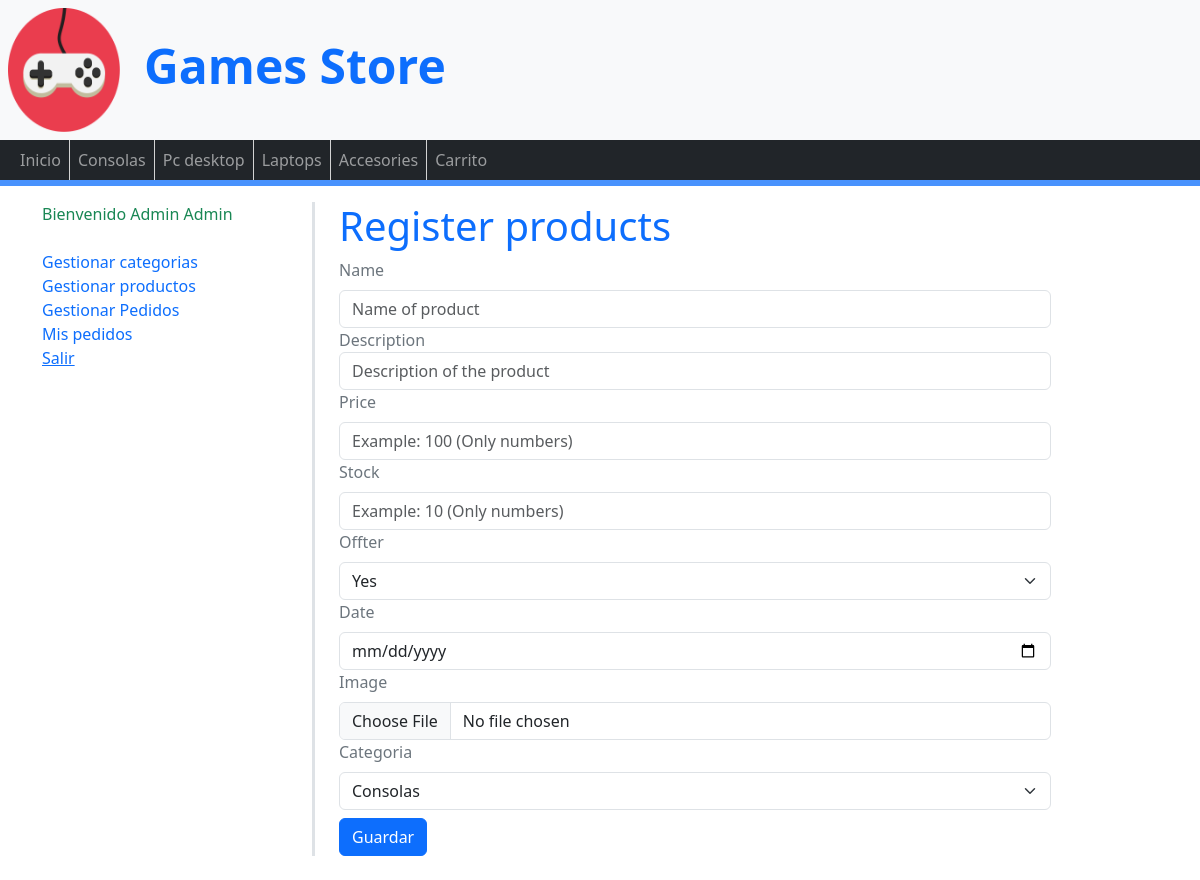
Page /product/create (signed in) on the committed database.
### tables this page shows
CREATE TABLE `categories` (
  `id` int(255) NOT NULL,
  `name` varchar(100) NOT NULL
);

### config/db.php (called while the page is built)
<?php
class Database{
    public static function connect(){
        $db= new mysqli('localhost','root','','store');
        $db->query("SET NAMES 'utf8'");
        return $db;
    }
}

### controllers/CategoryController.php (called while the page is built, shortened)
<?php
require_once 'models/Category.php';
class CategoryController{
    public function categoryInstance(){
        $categories = new Category;
        return $allCategories = $categories->getAll()->fetch_all();
    }
    public function header(){
        $allCategories= CategoryController::categoryInstance();
        require_once 'views/category/list.php';
    }
}

### models/Category.php (called while the page is built, shortened)
<?php
class Category{
    private $db;
    public function __construct()
    {
        $this->db = Database::connect();
    }
    public function getAll(){
        $sql="SELECT *FROM categories;";
        $result = $this->db->query($sql);
        return $result;
    }
}

### controllers/ProductController.php (called while the page is built, shortened)
<?php
class ProductController{
    public function create(){
        require_once 'views/product/create.php';
    }
}

### views/product/create.php (the view, shortened to what this page needs)
<div class="container">
    <h1 class="text-primary">Register products</h1>
    <form action="<?=base_url?>product/save" method="post" enctype="multipart/form-data">
        <label class="text-secondary form-label" for="name">Name</label>
        <input class="form-control" type="text" name="name" id="name" placeholder="Name of product">
        <labe class="text-secondary form-label" for="description">Description</labe>
        <input class="form-control" type="text" name="description" id="description" placeholder="Description of the product">
        <label class="text-secondary form-label" for="price">Price</label>
        <input class="form-control" type="numeric" name="price" id="price" placeholder="Example: 100 (Only numbers)">
        <label class="text-secondary form-label" for="stock">Stock</label>
        <input class="form-control" type="numeric" name="stock" id="stock" placeholder="Example: 10 (Only numbers)">
        <label class="text-secondary form-label" for="offter">Offter</label>
        <select class="form-select" name="offter" id="offter">
            <option value="1">Yes</option>
        </select>
        <label class="text-secondary form-label" for="date">Date</label>
        <input class="form-control" type="date" name="date" id="date" placeholder>
        <label class="text-secondary form-label" for="image">Image</label>
        <input class="form-control" type="file" name="image" id="image" placeholder>
        <label class="text-secondary form-label" for="category">Categoria</label>
        <select class="form-select" name="category" id="category">
          <?php
              $categories= new CategoryController;
              $list= $categories->categoryInstance();
              foreach($list as $value):
          ?>
            <option value="<?php echo $value[0]; ?>"><?=$value[1];?></option>
         <?php endforeach;  ?>
        </select>
        <button class="btn btn-primary mt-2">Guardar</button>
    </form>
</div>

### views/category/list.php
<?php  foreach($allCategories as $element):?>
    <li class="nav-item">
        <a class="nav-link" href="#"><?=$element[1]?></a>
    </li>
<?php endforeach; ?>

### assets/css/custom.css (style rules this page uses)
@media only screen and (min-width: 992px) { .navbar .navbar-nav .nav-item .nav-link { padding: 0 0.5em; line-height: 40px; } }
@media only screen and (min-width: 992px) { .navbar .navbar-nav .nav-item:not(:last-child) .nav-link { border-right: 1px solid #D3D3D3; line-height: 40px; } }

### rows in the picture
categories: name "Consolas"
categories: name "Pc desktop"
categories: name "Laptops"
categories: name "Accesories"

### other values in the picture
$_SESSION['login']->name "Admin"
$_SESSION['login']->lastname "Admin"
form field category "Consolas"
